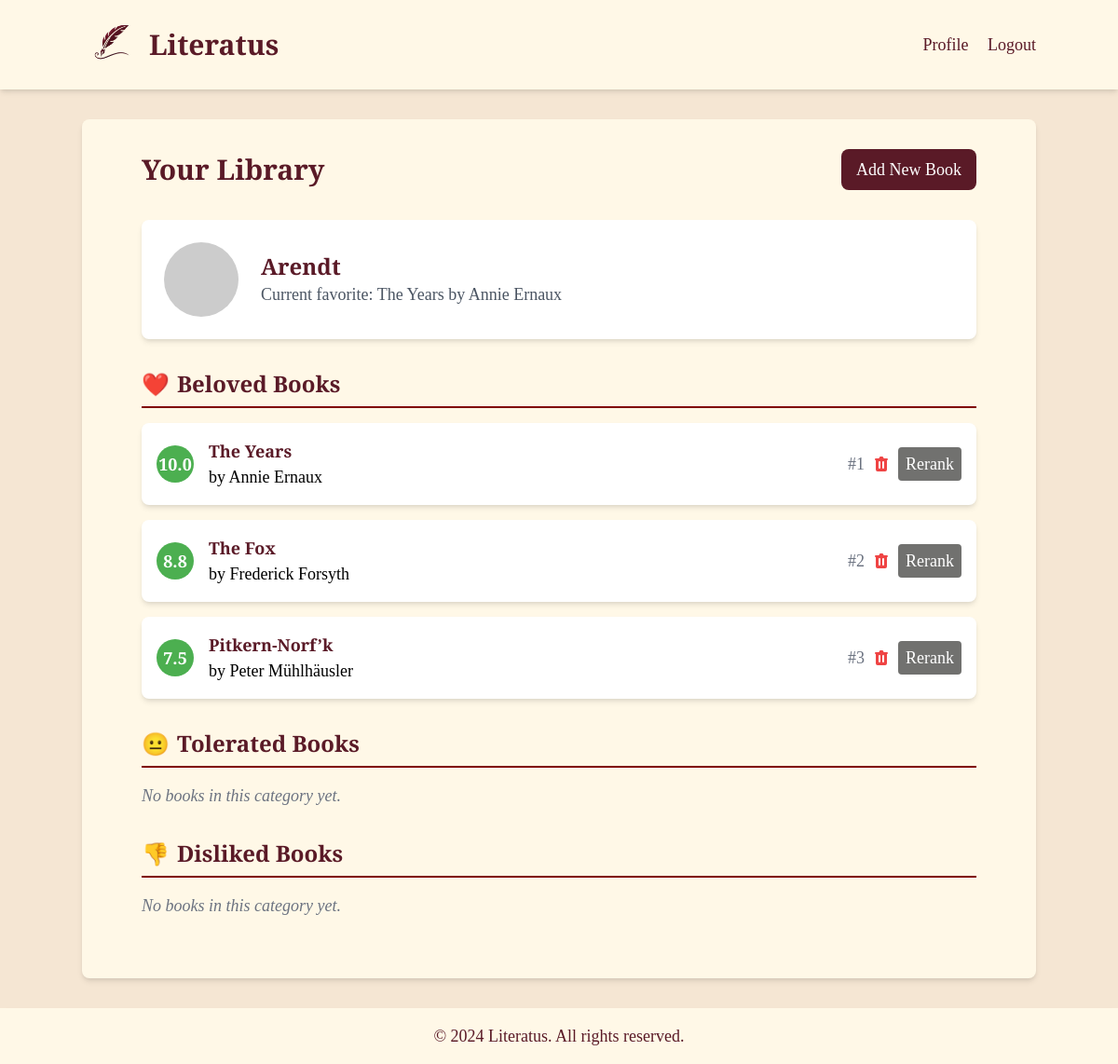
The app's page /profile (signed in) with its own data.
### app.py (models this page shows, shortened)
class User(UserMixin, db.Model):
    id = db.Column(db.Integer, primary_key=True)
    username = db.Column(db.String(80), unique=True, nullable=False)
    password_hash = db.Column(db.Text)
    profile_image = db.Column(db.Text)
    books = db.relationship('Book', backref='user', lazy=True)
    @property
    def beloved_books(self):
        return [book for book in self.books if book.sentiment == 'beloved']
    @property
    def tolerated_books(self):
        return [book for book in self.books if book.sentiment == 'tolerated']
    @property
    def disliked_books(self):
        return [book for book in self.books if book.sentiment == 'disliked']

class Book(db.Model):
    id = db.Column(db.Integer, primary_key=True)
    title = db.Column(db.String(200), nullable=False)
    author = db.Column(db.String(100), nullable=False)
    sentiment = db.Column(db.String(20), nullable=False)
    position = db.Column(db.Integer, nullable=False)
    user_id = db.Column(db.Integer, db.ForeignKey('user.id'), nullable=False)

### app.py (the view)
@app.route('/profile')
@login_required
def profile():
    beloved_books = Book.query.filter_by(user_id=current_user.id, sentiment='beloved').order_by(Book.position).all()
    tolerated_books = Book.query.filter_by(user_id=current_user.id, sentiment='tolerated').order_by(Book.position).all()
    disliked_books = Book.query.filter_by(user_id=current_user.id, sentiment='disliked').order_by(Book.position).all()
    all_books = beloved_books + tolerated_books + disliked_books
    total_books = len(all_books)
    for i, book in enumerate(all_books):
        if book.sentiment == 'beloved':
            base = 7.5
            max_rating = 10
        elif book.sentiment == 'tolerated':
            base = 4.5
            max_rating = 7
        else:  # disliked
            base = 1
            max_rating = 4
        category_books = beloved_books if book in beloved_books else \
            tolerated_books if book in tolerated_books else \
                disliked_books
        category_position = category_books.index(book)
        category_total = len(category_books)
        book.rating = base + ((max_rating - base) * (1 - (category_position / (category_total - 1 or 1))))
        book.rating = round(book.rating, 1)  # Round to one decimal place
        book.global_position = i + 1
    return render_template('profile.html', user=current_user,
                           beloved_books=beloved_books,
                           tolerated_books=tolerated_books,
                           disliked_books=disliked_books)

### app.py (called while the page is built)
@login_manager.user_loader
def load_user(user_id):
    return User.query.get(int(user_id))

### templates/profile.html (shortened to what this page needs)
{% extends "layout.html" %}
{% block content %}
<div class="max-w-4xl mx-auto">
    <div class="flex justify-between items-center mb-8">
        <h1 class="text-3xl font-bold text-maroon font-title">Your Library</h1>
        <a href="{{ url_for('home') }}" class="bg-maroon text-white px-4 py-2 rounded-lg hover:bg-maroon-dark transition duration-300">Add New Book</a>
    </div>
    <div class="bg-white p-6 rounded-lg shadow-md mb-8 flex items-center">
        <img src="https://api.dicebear.com/6.x/initials/svg?seed={{ user.username }}" alt="{{ user.username }}" class="w-20 h-20 rounded-full mr-6">
        <div>
            <h2 class="text-2xl font-semibold text-maroon font-title">{{ user.username.capitalize() }}</h2>
            {% if beloved_books %}
                <p class="text-gray-600">Current favorite: {{ beloved_books[0].title }} by {{ beloved_books[0].author }}</p>
            {% else %}
                <p class="text-gray-600">No favorite book yet</p>
            {% endif %}
        </div>
    </div>
    {% for category, books, color, icon in [
        ('Beloved Books', user.beloved_books, 'beloved', '❤️'),
        ('Tolerated Books', user.tolerated_books, 'tolerated', '😐'),
        ('Disliked Books', user.disliked_books, 'disliked', '👎')
    ] %}
        <section class="mb-8">
            <h2 class="text-2xl font-semibold text-maroon font-title category-header">
                <span class="category-icon">{{ icon }}</span>{{ category }}
            </h2>
            {% if books %}
                <ul class="space-y-4">
                {% for book in books|sort(attribute='rating', reverse=True) %}
                    <li class="book-item bg-white p-4 rounded-lg shadow-md mb-4 flex items-center justify-between">
                        <div class="flex-grow flex items-center">
                            <span class="rating-circle {{ color }} mr-4 flex-shrink-0">
                                {{ "%.1f"|format(book.rating) }}
                            </span>
                            <div class="book-info">
                                <h3 class="font-semibold text-maroon font-title">{{ book.title }}</h3>
                                <p>by {{ book.author }}</p>
                            </div>
                        </div>
                        <div class="flex items-center space-x-2">
                            <span class="text-gray-500 ml-2">#{{ book.global_position }}</span>
                            <button class="action-button delete-button">
                            </button>
                            <a href="{{ url_for('initiate_rerank', book_id=book.id) }}" class="action-button rerank-button bg-maroon text-white px-2 py-1 rounded hover:bg-maroon-dark transition duration-300">
                                Rerank
                            </a>
                        </div>
                    </li>
                {% endfor %}
                </ul>
            {% else %}
                <p class="italic text-gray-500">No books in this category yet.</p>
            {% endif %}
        </section>
    {% endfor %}
</div>
{% endblock %}

### templates/layout.html (shortened to what this page needs)
<!DOCTYPE html>
<html lang="en">
<head>
    <link href="https://cdn.jsdelivr.net/npm/tailwindcss@2.2.19/dist/tailwind.min.css" rel="stylesheet">
</head>
<body class="min-h-screen flex flex-col text-lg">
    <header class="bg-cream text-maroon p-4 shadow-md">
        <div class="container mx-auto flex justify-between items-center">
            <div class="flex items-center">
                <img src="{{ url_for('static', filename='images/quilless.png') }}" alt="Literatus Logo" class="h-16 w-16 mr-2">
                <a href="{{ url_for('home') }}" class="font-title font-bold text-3xl">Literatus</a>
            </div>
            <nav>
                {% if current_user.is_authenticated %}
                    <a href="{{ url_for('profile') }}" class="text-maroon hover:text-maroon-dark mr-4">Profile</a>
                    <a href="{{ url_for('logout') }}" class="text-maroon hover:text-maroon-dark">Logout</a>
                {% else %}
                    <a href="{{ url_for('login') }}" class="text-maroon hover:text-maroon-dark mr-4">Login</a>
                    <a href="{{ url_for('register') }}" class="text-maroon hover:text-maroon-dark">Register</a>
                {% endif %}
            </nav>
        </div>
    </header>
    <main class="container mx-auto mt-8 p-8 bg-cream rounded-lg shadow-md flex-grow">
        {% block content %}{% endblock %}
    </main>
    <footer class="bg-cream text-maroon text-center p-4 mt-8 shadow-md">
        <p>&copy; 2024 Literatus. All rights reserved.</p>
    </footer>
</body>
</html>

### templates/layout.html (style rules this page uses)
body { background-color: #F5E6D3; font-family: 'EB Garamond', serif; }
.bg-cream { background-color: #FFF8E7; }
.text-maroon { color: #5A1A27; }
.bg-maroon { background-color: #5A1A27; }
h1, h2, h3, h4, h5, h6, .font-title { font-family: 'Playfair Display', serif; }

### templates/profile.html (style rules this page uses)
.rating-circle { width: 40px; height: 40px; border-radius: 50%; display: inline-flex; align-items: center; justify-content: center; font-weight: bold; color: white; }
.beloved { background-color: #4CAF50; }
.category-header { border-bottom: 2px solid #800000; padding-bottom: 0.5rem; margin-bottom: 1rem; display: flex; align-items: center; }
.delete-button { color: #ef4444; }
.rerank-button { background-color: #71716F; color: white; }
.category-icon { margin-right: 0.5rem; }

### records on screen
User: username "Arendt"
Book: title "The Years", author "Annie Ernaux", rating "10.0", global_position "1"
Book: rating "8.8", title "The Fox", author "Frederick Forsyth", global_position "2"
Book: rating "7.5", title "Pitkern-Norf’k", author "Peter Mühlhäusler", global_position "3"

### other values on screen
{{ icon }} "❤️" "😐" "👎"
{{ category }} "Beloved Books" "Tolerated Books" "Disliked Books"
